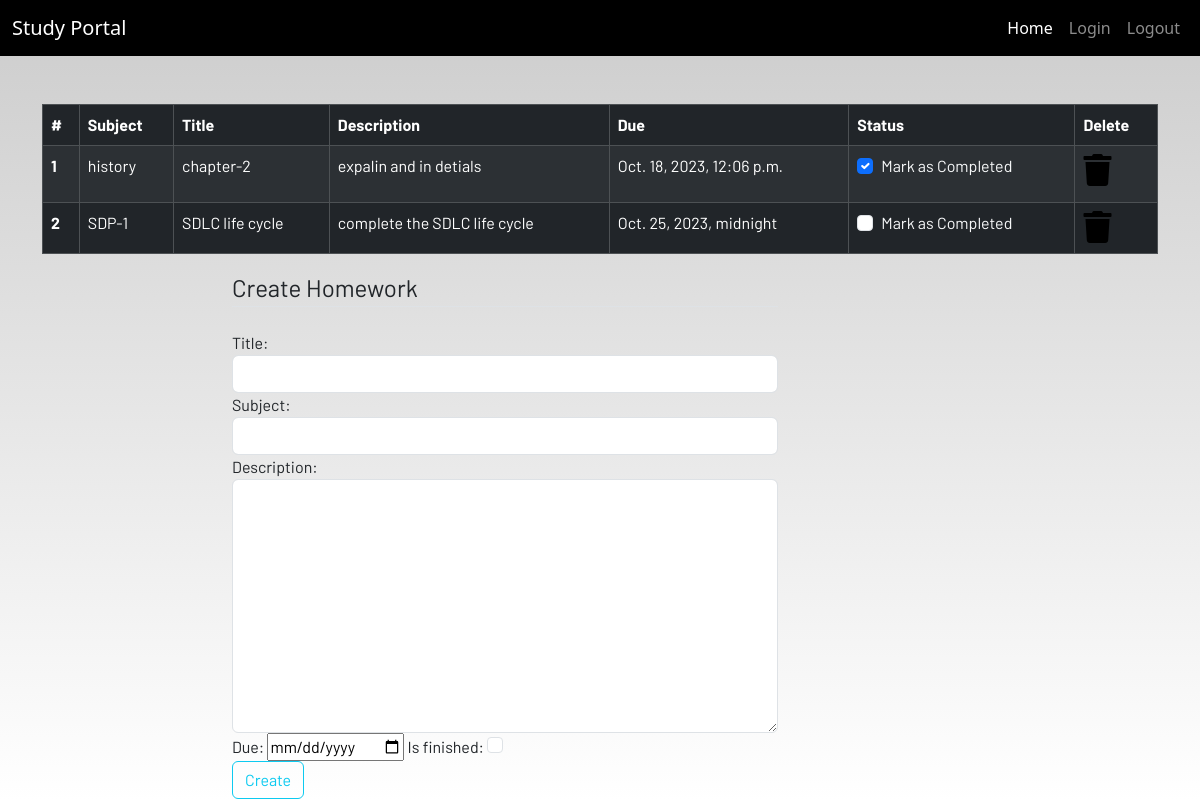
/homework (signed in), run on an earlier commit of the app's database.
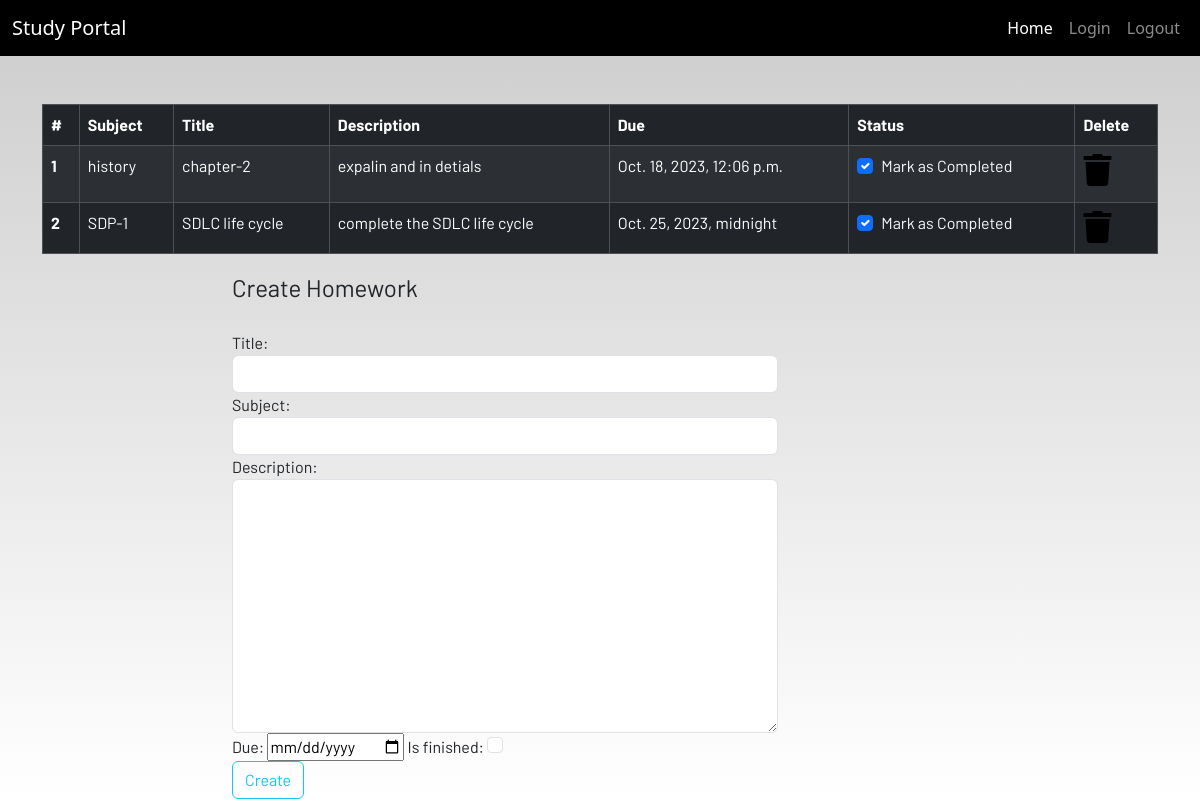
And on a later commit of the database.
### dashboard/models.py (models this page shows)
class HomeWork(models.Model):
  user= models.ForeignKey(User, on_delete=models.CASCADE)
  title= models.CharField(max_length=250)
  subject = models.CharField(max_length=250)
  description =  models.TextField()
  due = models.DateTimeField()
  is_finished = models.BooleanField(default=False)

### dashboard/views.py (the view)
# urls.py: path('homework' , views.homeWork,name='home-work'),
@login_required
def homeWork(request):
  if request.method=='POST':
    form = homeWorkForm(request.POST)
    if form.is_valid():
      try:
        isFinished = request.POST['is_finished']
        if isFinished =='on':
          isFinished=True
        else:
          isFinished=False
      except:
        isFinished=False
      homework=HomeWork(
        user=request.user ,
        title=request.POST['title'],
        subject=request.POST['subject'],
        description=request.POST['description'],
        due=request.POST['due'] ,
        is_finished=isFinished
        )
      homework.save()
    messages.success(request,f"homework save form successfully")
  else:
    form=homeWorkForm()
  homeworks= HomeWork.objects.filter(user=request.user)
  if len(homeworks) == 0:
    homework_done =True
  else:
    homework_done = False
  context={
    'homeworks': homeworks,
    'homework_done':homework_done,
    'form': form
  }
  return render(request, 'dashboard/homework.html',context)

### dashboard/forms.py
class homeWorkForm(forms.ModelForm):
  class Meta:
    model = HomeWork
    fields=['title','subject', 'description','due', 'is_finished']
    widgets={
        'title':forms.TextInput(attrs={'class': 'form-control'}),
        'subject': forms.TextInput(attrs={'class': 'form-control'}),
        'description': forms.Textarea(attrs={'class': 'form-control'}),
        'is_finished':forms.CheckboxInput(attrs={'class': 'form-check-input'}),
        'due':DateInput(),
    }

### dashboard/templates/dashboard/homework.html (shortened to what this page needs)
{% extends 'dashboard/base.html' %} {% load static %} {% block content %}
<div class="container">
  {% if not homework_done %}
  <table class="table table-striped table-bordered table-hover table-dark">
    <thead>
      <tr>
        <th scope="col">#</th>
        <th scope="col">Subject</th>
        <th scope="col">Title</th>
        <th scope="col">Description</th>
        <th scope="col">Due</th>
        <th scope="col">Status</th>
        <th scope="col">Delete</th>
      </tr>
    </thead>
    <tbody>
      {% for homework in homeworks %}
      <tr>
        <th scope="row">{{forloop.counter}}</th>
        <td>{{homework.subject}}</td>
        <td>{{homework.title}}</td>
        <td>{{homework.description |safe}}</td>
        <td>{{homework.due}}</td>
        <td>
          <a href="{% url 'update_homework' homework.id %}">
            <div class="form-check">
              {% if homework.is_finished == True %}
              <input
                class="form-check-input"
                type="checkbox"
                value=""
                checked
              />
              {% else %}
              <input class="form-check-input" type="checkbox" value="" />
              {% endif %}
              <label class="form-check-label text-light" for="flexCheckDefault">
                Mark as Completed
              </label>
            </div>
          </a>
        </td>
        <td>
          <a href=" {% url 'delete_homework' homework.id %}"
            ><i class="fa fa-trash fa-2x"></i
          ></a>
        </td>
      </tr>
      {% endfor %}
    </tbody>
  </table>
  {% else %}
  <h4>All homeworks are completed!! Create to have more!!</h4>
  {% endif %}
</div>
<div class="container">
  <div class="row">
    <div class="col col-6 offset-2">
      <form method="POST">
        <fieldset class="form-group">
          <legend class="border-bottom mb-4">Create Homework</legend>
        </fieldset>
        {{form }}
        <div class="form-group">
          <button href="" class="btn btn-outline-info" type="submit">
            Create
          </button>
        </div>
      </form>
    </div>
  </div>
</div>
{% endblock content %}

What changed in the data, as far as the page shows it:
changed HomeWork "SDP-1": value "☐" → "☑"
